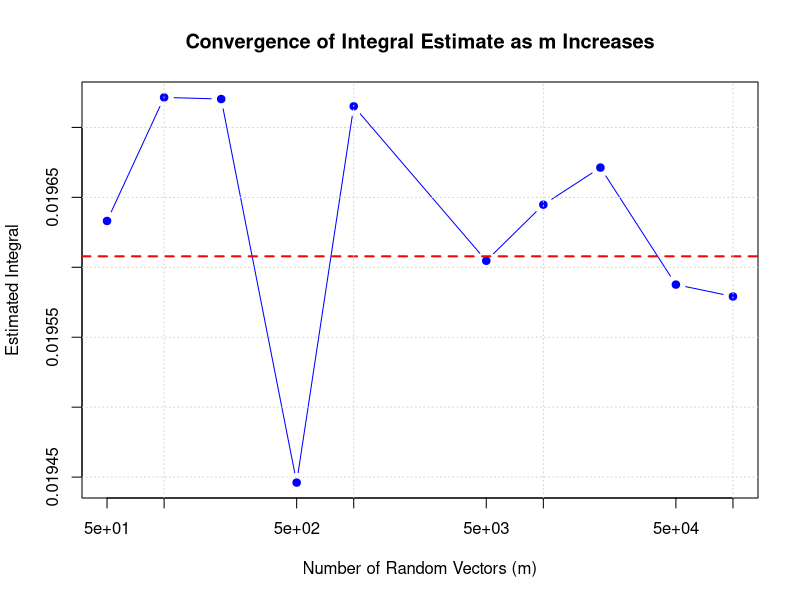

Write R code to recreate this figure.
# Number of elements in each random vector (n is fixed to 1000)
n <- 1000

# Vector m representing different values for the number of random vectors to generate (from small to large)
m <- c(50, 100, 200, 500, 1000, 5000, 10000, 20000, 50000, 100000)

# Create an empty vector to store the integral estimates for each value of m
Ans <- numeric(length(m))

# Loop through each value of m
for(i in 1:length(m)) {
  
  # Get the current value of N (number of random vectors to generate for the current m)
  N <- m[i]
  
  # Create an empty vector to store the calculated integral estimates for each random vector
  b <- numeric(1000)
  
  # Loop through 1000 times (Monte Carlo simulations) to calculate the integral estimate
  for(j in 1:1000) {
    
    # Generate a random vector of size N with values uniformly distributed between 0 and 1
    a <- runif(N)
    
    # Apply the integrand: (sum of a_i^101) / (sum of a_i) for the generated vector a
    b[j] <- sum(a^101) / sum(a)
  }
  
  # Take the average of all 1000 simulations for the current value of N
  Ans[i] <- sum(b) / 1000
}

# Print the calculated estimates for each value of m
print(Ans)

# Plot the estimates of the integral as a function of m
plot(m, Ans, type = "b", col = "blue", pch = 19, 
     xlab = "Number of Random Vectors (m)", 
     ylab = "Estimated Integral", 
     main = "Convergence of Integral Estimate as m Increases",
     log = "x")  # log scale on x-axis for better visualization



# Add a horizontal line at y = 1/51
abline(h = 1/51, col = "red", lwd = 2, lty = 2)

# Adding grid lines for better clarity
grid()